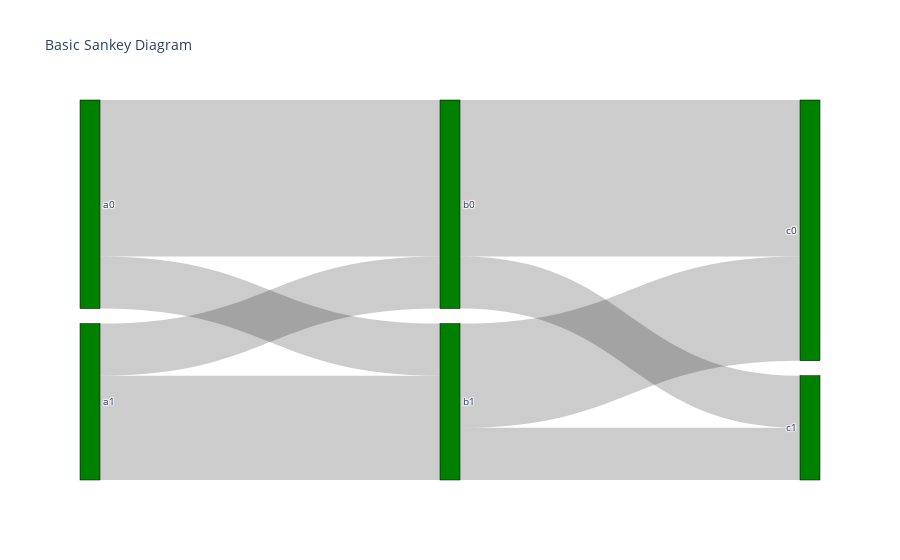

Here is the notebook cell this chart was saved with:
### Markdown cell above
## Sankey final

### Code cell
fig = go.Figure(data=[go.Sankey(
    node = dict(
      pad = 15,
      thickness = 20,
      line = dict(color = "black", width = 0.5),
      label = label,
      #         0      1     2     3     4     5   6     7
      color = "green"
    ),
    link = dict(
      source = source, # indices correspond to labels, eg A1, A2, A1, B1, ...
      target = target,
      value =  value
  ))])

fig.update_layout(title_text="Basic Sankey Diagram", font_size=10)
fig.show()

### Figure 1 — Plotly figure (JSON) as saved in the notebook; plotly's stock layout.template omitted (floating-point values rounded to 4 significant figures)
{"data": [{"link": {"source": [0, 0, 1, 1, 2, 2, 3, 3], "target": [2, 3, 2, 3, 4, 5, 4, 5], "value": [6, 2, 2, 4, 6, 2, 4, 2]}, "node": {"color": "green", "label": ["a0", "a1", "b0", "b1", "c0", "c1"], "line": {"color": "black", "width": 0.5}, "pad": 15, "thickness": 20}, "type": "sankey"}], "layout": {"font": {"size": 10}, "title": {"text": "Basic Sankey Diagram"}}}
